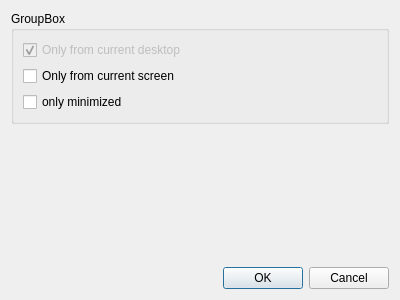
<?xml version="1.0" encoding="UTF-8"?>
<ui version="4.0">
 <class>DockConfigurationDialog</class>
 <widget class="QDialog" name="DockConfigurationDialog">
  <property name="geometry">
   <rect>
    <x>0</x>
    <y>0</y>
    <width>400</width>
    <height>300</height>
   </rect>
  </property>
  <property name="windowTitle">
   <string>Dialog</string>
  </property>
  <layout class="QVBoxLayout" name="verticalLayout">
   <item>
    <widget class="QGroupBox" name="groupBox">
     <property name="title">
      <string>GroupBox</string>
     </property>
     <layout class="QVBoxLayout" name="verticalLayout_2">
      <item>
       <widget class="QCheckBox" name="only_current_desktop">
        <property name="enabled">
         <bool>false</bool>
        </property>
        <property name="text">
         <string>Only from current desktop</string>
        </property>
        <property name="checked">
         <bool>true</bool>
        </property>
       </widget>
      </item>
      <item>
       <widget class="QCheckBox" name="only_current_screen">
        <property name="text">
         <string>Only from current screen</string>
        </property>
       </widget>
      </item>
      <item>
       <widget class="QCheckBox" name="only_minimized">
        <property name="text">
         <string>only minimized</string>
        </property>
       </widget>
      </item>
     </layout>
    </widget>
   </item>
   <item>
    <spacer name="verticalSpacer">
     <property name="orientation">
      <enum>Qt::Vertical</enum>
     </property>
     <property name="sizeHint" stdset="0">
      <size>
       <width>20</width>
       <height>132</height>
      </size>
     </property>
    </spacer>
   </item>
   <item>
    <widget class="QDialogButtonBox" name="buttonBox">
     <property name="orientation">
      <enum>Qt::Horizontal</enum>
     </property>
     <property name="standardButtons">
      <set>QDialogButtonBox::Cancel|QDialogButtonBox::Ok</set>
     </property>
    </widget>
   </item>
  </layout>
 </widget>
 <resources/>
 <connections>
  <connection>
   <sender>buttonBox</sender>
   <signal>accepted()</signal>
   <receiver>DockConfigurationDialog</receiver>
   <slot>accept()</slot>
   <hints>
    <hint type="sourcelabel">
     <x>248</x>
     <y>254</y>
    </hint>
    <hint type="destinationlabel">
     <x>157</x>
     <y>274</y>
    </hint>
   </hints>
  </connection>
  <connection>
   <sender>buttonBox</sender>
   <signal>rejected()</signal>
   <receiver>DockConfigurationDialog</receiver>
   <slot>reject()</slot>
   <hints>
    <hint type="sourcelabel">
     <x>316</x>
     <y>260</y>
    </hint>
    <hint type="destinationlabel">
     <x>286</x>
     <y>274</y>
    </hint>
   </hints>
  </connection>
 </connections>
</ui>
